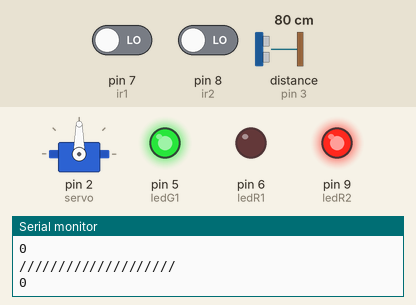
A sketch run on a simulated Arduino Uno, built with avr-gcc and run on an emulated ATmega328P. Shown: servo, output pins drawn as LEDs (lit = HIGH), the last lines printed to the serial monitor. Wiring (inferred from the names in the program): ultrasonic range finder: trigger pin 4; echo pin 3. Inputs (shaded band) come from the test bench; at power-on: distance to the obstacle (sensor on pin 3) 80 cm, pin 8 (ir2) LOW, pin 7 (ir1) LOW. The echo pulse lasts 58.3 µs per cm; pins used as bus, display or sensor lines are not drawn.

Above: at 4.8 s.
4.9 s: distance to the obstacle (sensor on pin 3) set to 9 cm
7.6 s: distance to the obstacle (sensor on pin 3) set to 6 cm
At 9.4 s:
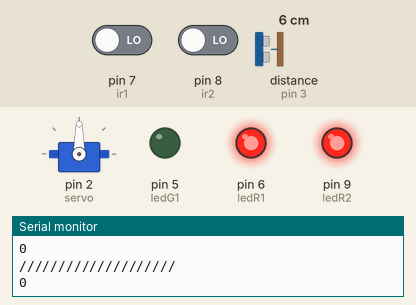
10.3 s: pin 8 (ir2) driven HIGH
At 12.5 s:
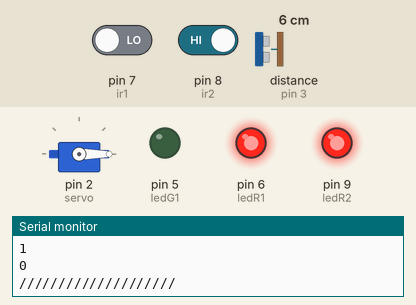
13.5 s: distance to the obstacle (sensor on pin 3) set to 18 cm
At 13.9 s:
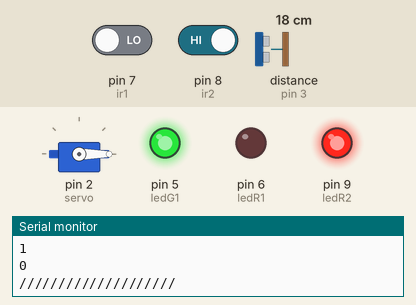
16.2 s: distance to the obstacle (sensor on pin 3) set to 2 cm
At 17.6 s:
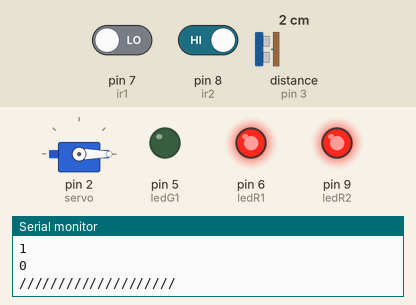
18.9 s: distance to the obstacle (sensor on pin 3) set to 35 cm
At 20.0 s:
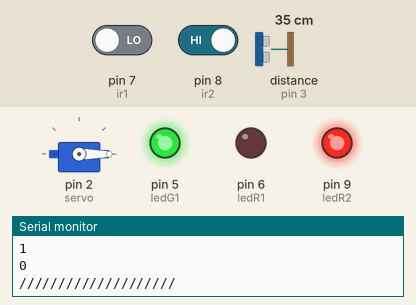
Timing chart, 0 to 21.9 s (numbered marks = the images above; inputs shaded):
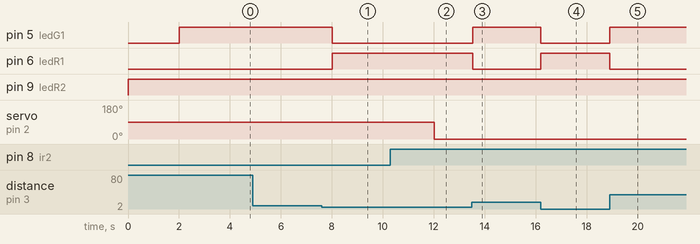

Measured:
- the behaviour switches between 8 and 7 cm on distance to the obstacle (sensor on pin 3) (found by bisection; images 0 and 1)
- after the input at 7.6 s, pin 5 (ledG1): HIGH → LOW after 0.41 s; pin 6 (ledR1): LOW → HIGH after 0.41 s
- after the input at 10.3 s, servo on pin 2 (servo): 90° → 0° after 1.7 s
- after the input at 13.5 s, pin 5 (ledG1): LOW → HIGH at once; pin 6 (ledR1): HIGH → LOW at once
- after the input at 16.2 s, pin 5 (ledG1): HIGH → LOW at once; pin 6 (ledR1): LOW → HIGH at once
- after the input at 18.9 s, pin 5 (ledG1): LOW → HIGH at once; pin 6 (ledR1): HIGH → LOW at once

The sketch:

parking_car.ino
```cpp
//Ma2Di coder.
#include <Servo.h>

#define trigPin 4
#define echoPin 3
#define ir2 8 // for exit.
#define ir1 7 // for entry.
#define ledG1 5
#define ledR1 6
#define ledR2 9
int servo = 2;
Servo Servo1; // object to servo.

void setup() {
  Serial.begin (9600);
  pinMode(trigPin, OUTPUT);
  pinMode(echoPin, INPUT);
  pinMode(ir1, INPUT);
  pinMode(ir2, INPUT);
  pinMode(ledG1, OUTPUT);
  pinMode(ledR1, OUTPUT);
  pinMode(ledR2, OUTPUT);
  Servo1.attach(servo);

}

void loop() {
  int a=digitalRead(ir1);
  int b=digitalRead(ir2);
  digitalWrite(ledR2, HIGH);

  Serial.println(a);
  Serial.println("////////////////////");
  Serial.println(b);

  if(a==1 || b==0){
  Servo1.write(90); // gate open.
  delay(2000);
  }
  else {
   Servo1.write(0); // gate closed.
  }

  long duration, distance;
  digitalWrite(trigPin, LOW);
  delayMicroseconds(2);
  digitalWrite(trigPin, HIGH);
  delayMicroseconds(10);
  digitalWrite(trigPin, LOW);
  duration = pulseIn(echoPin, HIGH);
  distance = (duration/2) / 29.1;

  if (distance < 7) {
  digitalWrite(ledG1, LOW);
  digitalWrite(ledR1, HIGH);
}
  else {
    digitalWrite(ledG1, HIGH);
    digitalWrite(ledR1, LOW);
  }

}
```
